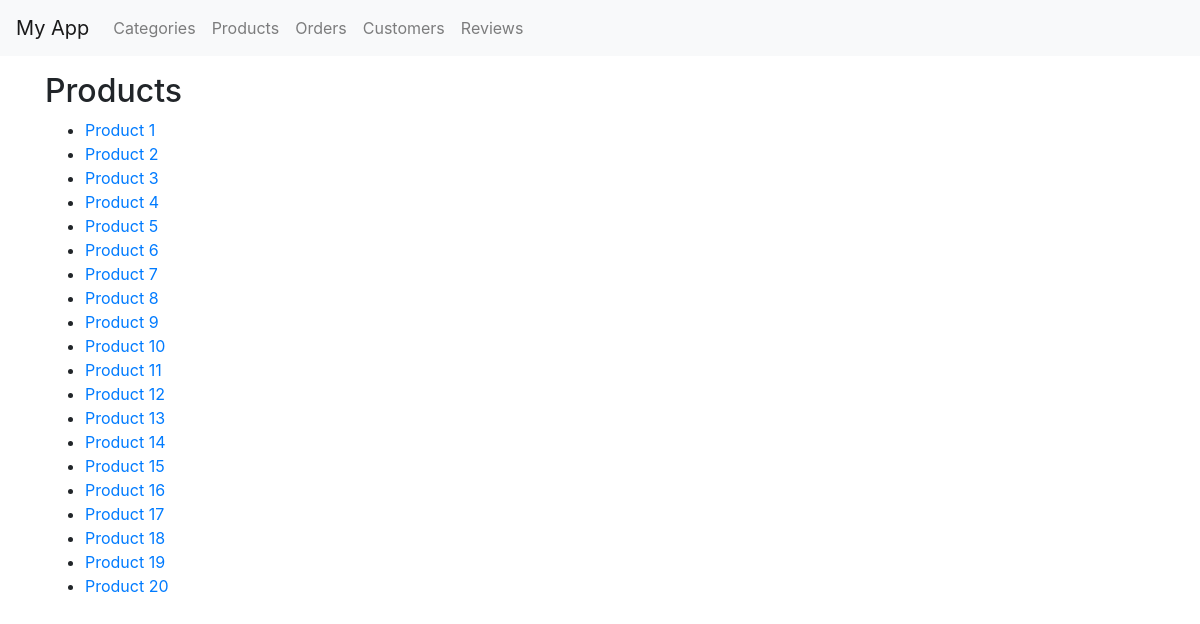
Screenshot of /products/ with the database file from the repository.
### myapp/models.py (models this page shows, shortened)
class BaseModel(models.Model):
    created_at = models.DateTimeField(auto_now_add=True)
    updated_at = models.DateTimeField(auto_now=True)
    class Meta:
        abstract = True

class Product(BaseModel):
    name = models.CharField(max_length=255)
    description = models.TextField()
    category = models.ForeignKey(Category, on_delete=models.CASCADE)

### myapp/views.py (the view)
# urls.py: path('products/', ProductListView.as_view(), name='products'),
class ProductListView(ListView):
    model = Product
    template_name = 'product_list.html'
    context_object_name = 'products'

### myapp/templates/product_list.html
{% extends 'base.html' %}
{% block content %}
  <h2>Products</h2>
  <ul>
    {% for product in products %}
      <li><a href="{% url 'product' pk=product.pk %}">{{ product.name }}</a></li>
    {% endfor %}
  </ul>
{% endblock %}

### myapp/templates/base.html (shortened to what this page needs)
{% load static %}
<!DOCTYPE html>
<html lang="en">
<head>
    <link rel="stylesheet" href="https://stackpath.bootstrapcdn.com/bootstrap/4.3.1/css/bootstrap.min.css">
    <link rel="stylesheet" href="https://stackpath.bootstrapcdn.com/bootstrap/4.3.1/css/bootstrap.min.css">
    <link rel="stylesheet" href="https://cdn.jsdelivr.net/npm/nice-admin@1.0.0/dist/css/nice-admin.min.css">
</head>
<body>
<nav class="navbar navbar-expand-lg navbar-light bg-light">
    <a class="navbar-brand" href="{% url 'home' %}">My App</a>
    <div class="collapse navbar-collapse" id="navbarNav">
        <ul class="navbar-nav">
            <li class="nav-item">
                <a class="nav-link" href="{% url 'categories' %}">Categories</a>
            </li>
            <li class="nav-item">
                <a class="nav-link" href="{% url 'products' %}">Products</a>
            </li>
            <li class="nav-item">
                <a class="nav-link" href="{% url 'orders' %}">Orders</a>
            </li>
            <li class="nav-item">
                <a class="nav-link" href="{% url 'customers' %}">Customers</a>
            </li>
            <li class="nav-item">
                <a class="nav-link" href="{% url 'reviews' %}">Reviews</a>
            </li>
        </ul>
    </div>
</nav>
<div class="container mt-3">
    {% block content %}{% endblock %}
</div>
</body>
</html>

### rows the page displays
Product: name "Product 1"
Product: name "Product 2"
Product: name "Product 3"
Product: name "Product 4"
Product: name "Product 5"
Product: name "Product 6"
Product: name "Product 7"
Product: name "Product 8"
Product: name "Product 9"
Product: name "Product 10"
Product: name "Product 11"
Product: name "Product 12"
Product: name "Product 13"
Product: name "Product 14"
Product: name "Product 15"
Product: name "Product 16"
Product: name "Product 17"
Product: name "Product 18"
Product: name "Product 19"
Product: name "Product 20"
